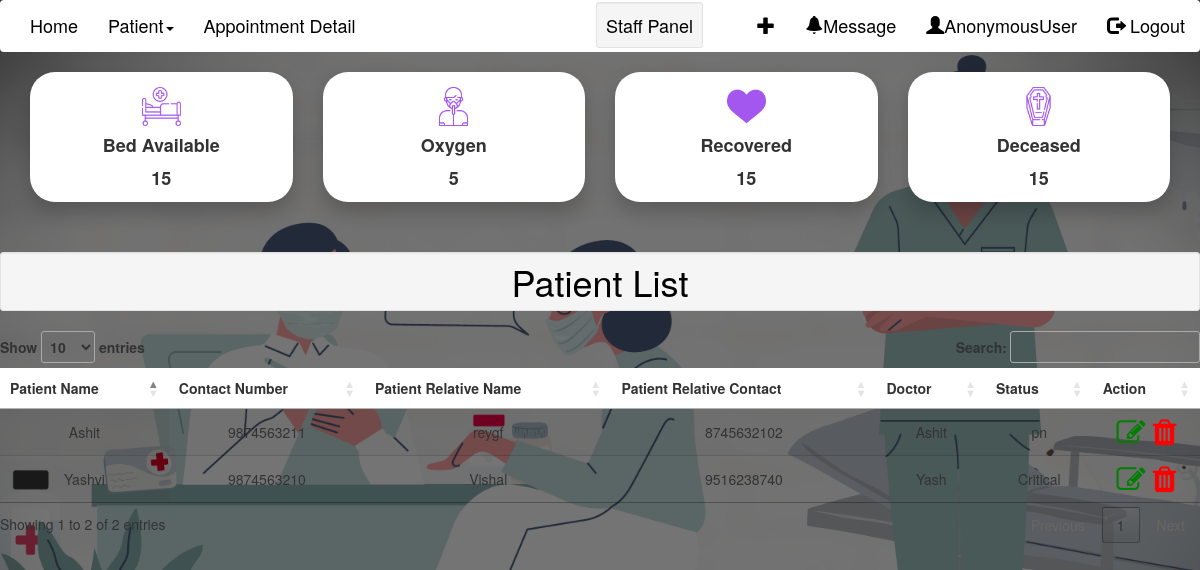
Page /staffDashboard/ on the earlier database version.
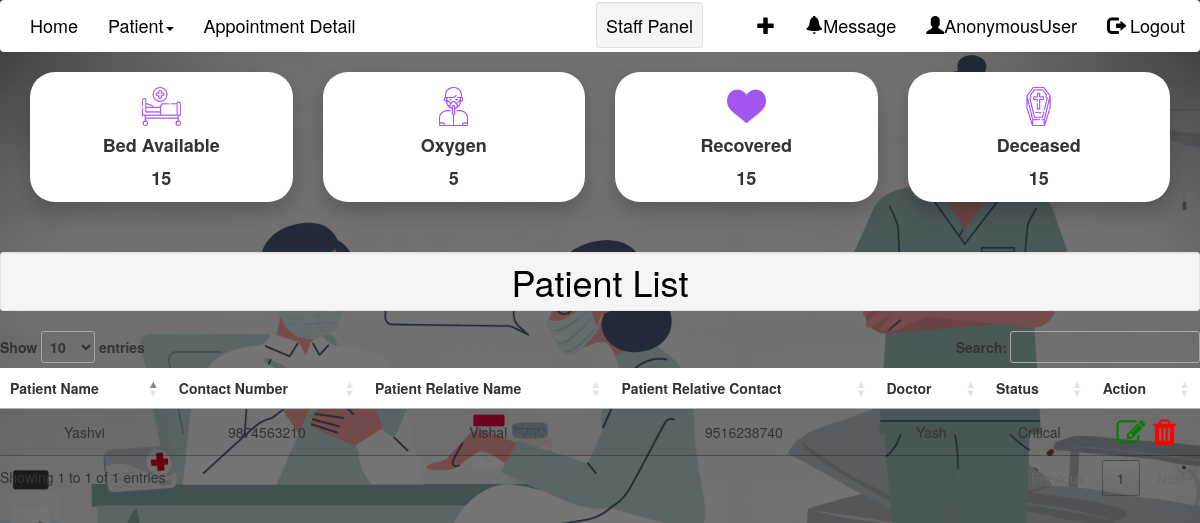
Same page on the later database version.
### home/models.py (models this page shows, shortened)
class Oxygen(models.Model):
    oxygen_Total = models.IntegerField(help_text = " Days &")
    oxygen_Total_Hour = models.TimeField(help_text = " Hours of Total Oxygen")
    oxygen_Used = models.IntegerField(help_text = " Days &")
    oxygen_Used_Hour = models.TimeField(help_text = " Hours of Oxygen Used")
    oxygen_Remaining = models.IntegerField(help_text = " Days &")
    oxygen_Remaining_Hour = models.TimeField(help_text = " Hours of Oxygen Remaining")
    def __str__(self):
        return str(self.oxygen_Remaining)

class Patient(models.Model):
    caseNumber = models.IntegerField(('Case Number'),default=random.randint(100000,999999),unique=True)
    patientId = models.AutoField(primary_key=True)
    patientName = models.CharField(("Patient Name"),max_length=24)
    patientEmail = models.EmailField(("Email Id"),unique=True)
    GENDER_CHOICES = (
        ('M', 'Male'),
        ('F', 'Female'),
    )
    gender = models.CharField(max_length=1, choices=GENDER_CHOICES)
    phone = models.IntegerField(("Phone Number"),validators=[validate_phoneNumber],unique=True)
    patientRelativeNumber = models.IntegerField(("Relative's Phone number"),validators=[validate_phoneNumber])
    patientRelativeName = models.CharField(("Relative's name"),max_length=24)
    line1 = models.CharField(("Address line1"),max_length=250)
    line2 = models.CharField(("Address line2"),max_length=250)
    state = models.ForeignKey('State',on_delete=models.CASCADE,null=True)
    sname = State.objects.filter(stateName = state)
    city = models.ForeignKey('City',on_delete=models.CASCADE,null=True) #,limit_choices_to={'stateName': 1}
    pincode = models.IntegerField(("Pincode"),validators=[validate_pincode])
    previousHistory = models.CharField(("Previous history"),max_length=250)
    dob = models.DateField(("Date of birth"))
    bedNumber  = models.ForeignKey('Bed',on_delete=models.CASCADE,blank=True) #,limit_choices_to={'occupied': False}
    doctorName = models.ForeignKey('Doctor',on_delete=models.CASCADE,default=None,blank=True)
    doctorNotes = models.CharField(("Doctor Notes"),max_length=250,default=None,blank=True)
    doctorLastVisited = models.DateField(("Doctor last visited on"),default=None,blank=True)
    dateTime = models.DateTimeField(("Date Time"),default=now)
    pending = 'Pending'
    critical = 'Critical'
    recovering = 'Recovering'
    recovered = 'Recovered'
    deceased = 'Deceased'
    PATIENT_STATUS_CHOICES = [
        (pending,'pending'),
        (critical, 'critical'),
        (recovering, 'recovering'),
        (recovered, 'recovered'),
        (deceased, 'deceased'),]
    patientStatus = models.CharField(("Patient Status"),max_length=10,choices=PATIENT_STATUS_CHOICES,default=pending)

class Doctor(models.Model):
    doctorId = models.AutoField(primary_key=True)
    doctorName = models.CharField(("Doctor Name"),max_length=24)
    doctorUsername=models.CharField(("Doctor Username"),max_length=15)
    doctorPass=models.CharField(("Doctor Password"),max_length=100)
    doctorContact = models.IntegerField(("Doctor Contact"))
    Specialization = models.ForeignKey('Specialization',on_delete = models.CASCADE,null=False)
    def __str__(self):
        return self.doctorName

### home/views.py (the view)
# urls.py: path('staffDashboard/',views.staffDashboard,name='staffDashboard'),
def staffDashboard(request):
    patientDetails = Patient.objects.all()
    oxy = Oxygen.objects.all()
    beds = Bed.objects.all()
    bedcnt = 0
    for bed in beds:
        if bed.occupied == False:
            bedcnt = bedcnt + 1
    return render(request,'staffDashboard.html',{"bedcnt":bedcnt,"oxy":oxy,"patientDetails":patientDetails})

### home/templates/staffDashboard.html (shortened to what this page needs)
{% load static %}
{% include 'staffNav.html' %}
<link rel="stylesheet" href="https://cdnjs.cloudflare.com/ajax/libs/fancybox/2.1.5/jquery.fancybox.min.css" media="screen">
    <link rel="stylesheet" href="https://cdn.datatables.net/1.11.5/css/jquery.dataTables.min.css">
    <link rel="stylesheet" href="https://cdnjs.cloudflare.com/ajax/libs/font-awesome/4.7.0/css/font-awesome.min.css">
<link rel="stylesheet" href="{% static 'css/staffNav.css' %}">
<div class="container">
    <div class="row ">
        <div class="col-sm-3">
            <div class="card">
                <img class="card-img-top img-fluid" src="{% static 'hospital-bed.png' %}" alt="Card image cap">
                <div class="card-block">
                    <h4 class="card-title">Bed Available</h4>
                    <p class="card-text">{{bedcnt}}</p>
                </div>
            </div>
        </div>
        <div class="col-sm-3">
            <div class="card">
                <img class="card-img-top img-fluid" src="{% static 'oxygenation.png' %}" alt="Card image cap">
                <div class="card-block">
                    <h4 class="card-title">Oxygen</h4>
                    {% for i in oxy %}
                        <p class="card-text">{{i}}</p>
                    {% endfor %}
                </div>
            </div>
        </div>
        <div class="col-sm-3">
            <div class="card">
                <img class="card-img-top img-fluid" src="{% static 'heart.png' %}" alt="Card image cap">
                <div class="card-block">
                    <h4 class="card-title">Recovered</h4>
                    <p class="card-text">15</p>
                </div>
            </div>
        </div>
        <div class="col-sm-3">
            <div class="card">
                <img class="card-img-top img-fluid" src="{% static 'coffin.png'%}" alt="Card image cap">
                <div class="card-block">
                    <h4 class="card-title">Deceased</h4>
                    <p class="card-text">15</p>
                </div>
            </div>
        </div>
    </div>
</div>
{% include 'patient.html' %}

### home/templates/patient.html (shortened to what this page needs)
<h1 class="text-center well well-sm  page-header"><strong>Patient List</strong></h1>
        <table id="example" class="display" style="width:100%;">
            <thead>
                <tr>
                    <th style="background-color: white;">Patient Name</th>
                    <th style="background-color: white;">Contact Number</th>
                    <th style="background-color: white;">Patient Relative Name</th>
                    <th style="background-color: white;">Patient Relative Contact</th>
                    <th style="background-color: white;">Doctor</th>
                    <th style="background-color: white;">Status</th>
                    <th style="background-color: white;">Action</th>
                </tr>
            </thead>
            <tbody>
                {% for i in patientDetails %}
                <tr>
                    <td>{{i.patientName}}</td>
                    <td>{{i.phone}}</td>
                    <td>{{i.patientRelativeName}}</td>
                    <td>{{i.patientRelativeNumber}}</td>
                    <td>{{i.doctorName}}</td>
                    <td>{{i.patientStatus}}</td>
                    <td><i class="fa fa-edit" style="font-size:29px;color:green">&nbsp;<i class="fa fa-trash" style="font-size:30px;color:red"></i></td>
                </tr>
                {% endfor %}
            </tbody>
        </table>

Differences in the rows shown:
removed Patient: patientName "Ashit", phone "9874563211", patientRelativeName "reygf", patientRelativeNumber "8745632102", doctorName "Ashit", patientStatus "pn"
Other differences:
text written by a page script: "Show entries Search: Showing 1 to 2 of 2 entries 1" → "Show entries Search: Showing 1 to 1 of 1 entries 1"
